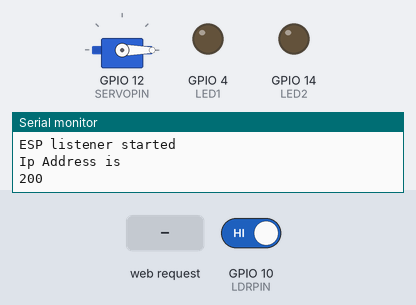
Recording of a sketch running on a simulated ESP8266 (NodeMCU). Shown: servo, output pins drawn as LEDs (lit = HIGH), the last lines printed to the serial monitor. The test bench sets the inputs (shaded band); at power-on: GPIO 10 (LDRPIN) HIGH. WiFi joins after 1.5 s; servers stay silent unless stated; uploads are accepted with an empty reply.

Above: at 1.7 s.
1.8 s: GPIO 10 (LDRPIN) driven LOW
At 3.2 s:
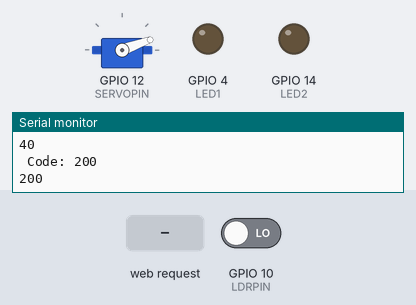
At 6.0 s:
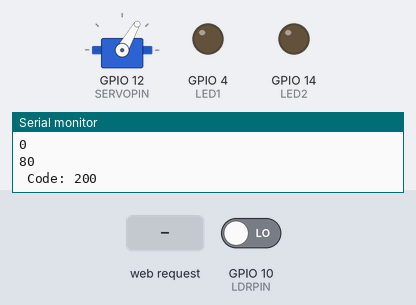
7.4 s: HTTP request GET /false received
At 9.9 s:
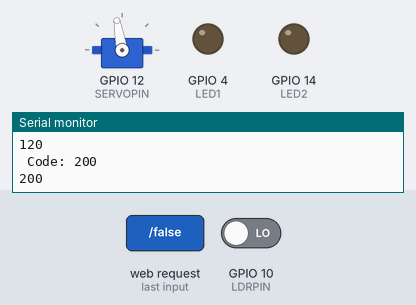
13.0 s: HTTP request GET /true received
17.0 s: HTTP request GET /LAMP_0 received
Timing chart, 0 to 20.0 s (numbered marks = the images above; inputs shaded):
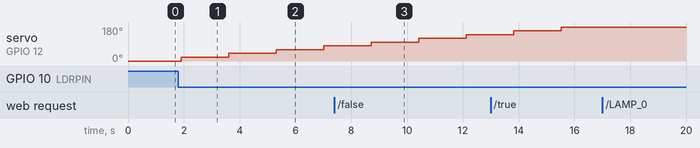

The sketch:

Goal5_OM2M_K_N_S_Sri_Harsha.ino
```cpp
#include<ESP8266HTTPClient.h>              //Including the necessary Libraries
#include <ESP8266WiFi.h>
#include<Servo.h>

#define MAIN_SSID "HARSHA"                //Wifi Credentials
#define MAIN_PASS "welcome123"

#define CSE_IP "192.168.43.92"            //OM2M Server Details
#define CSE_PORT    8080
#define HTTPS     false
#define OM2M_ORGIN    "admin:admin"
#define OM2M_MN     "/~/mn-cse/mn-name/"
#define OM2M_AE_0     "LAMP_0"
#define OM2M_AE_1     "LAMP_1"
#define OM2M_AE_2     "SENSOR_ACTUATOR"
#define OM2M_DATA_CONT  "DATA"
#define LISTENER_PORT  8000

#define LDRPIN 10                         //Sensor Pin
#define SERVOPIN 12                       //Actuator Pin

#define LED1 4                            //LED Pins
#define LED2 14

WiFiServer listener(LISTENER_PORT);
HTTPClient http;
Servo servo;

void setup()
{
   Serial.begin(115200);
   Serial.println("Connecting to "+ String()+ MAIN_SSID);
   WiFi.begin(MAIN_SSID, MAIN_PASS);
   Serial.println("Connection Successful");
   listener.begin(LISTENER_PORT);
   Serial.println("ESP listener started");
   Serial.println("Ip Address is"+WiFi.localIP());
   delay(500);
   pinMode(LED1,OUTPUT);
   pinMode(LED2,OUTPUT);
   pinMode(LDRPIN,INPUT);
   pinMode(SERVOPIN, OUTPUT);
   servo.attach(SERVOPIN);
   servo.write(0);
}
void loop(){
listener.begin(LISTENER_PORT);
WiFiClient client = listener.available();
//To send Lamps State to Server
   //Lamp-0 Object
   String server="http://" + String() + CSE_IP + ":" + String() + CSE_PORT + String()+OM2M_MN;
   http.begin(server + String() +OM2M_AE_0 + "/" + OM2M_DATA_CONT + "/");
   http.addHeader("X-M2M-Origin", OM2M_ORGIN);
   http.addHeader("Content-Type", "application/json;ty=23");
   http.addHeader("Content-Length", "100");
   String req_data = String() + "{\"m2m:sub\": {"
     + "\"rn\": \"led_sub_test\""+","
     + "\"nu\": \"" + "http://"+WiFi.localIP().toString()+":"+LISTENER_PORT + "\","
     + "\"nct\": \"2\""
     + "}}";
   int x=http.POST(req_data);
   http.end();
   //Lamp-1 Object
   http.begin(server + String() +OM2M_AE_1 + "/" + OM2M_DATA_CONT + "/");
   http.addHeader("X-M2M-Origin", OM2M_ORGIN);
   http.addHeader("Content-Type", "application/json;ty=23");
   http.addHeader("Content-Length", "100");
   req_data = String() + "{\"m2m:sub\": {"
     + "\"rn\": \"led_sub_test\""+","
     + "\"nu\": \"" + "http://"+WiFi.localIP().toString()+":"+LISTENER_PORT + "\","
     + "\"nct\": \"2\""
     + "}}";
   x =http.POST(req_data);
   Serial.println(x);
   http.end();
String w=client.readString();                   //Logic to control the Lamps
Serial.println(w);
int a=w.indexOf("false");
int b=w.indexOf("true");
int c=w.indexOf("LAMP_0");
int d=w.indexOf("LAMP_1");

if(b>0)
{
  if(c>0)
  {
  digitalWrite(LED1,HIGH);
  Serial.println("Light-1 ON");
  }
  else if(d>0)
  {
  digitalWrite(LED2,HIGH);
  Serial.println("Light-2 ON");
  }
}
else if(a>0)
{
  if(c>0)
  {
  digitalWrite(LED1,LOW);
  Serial.println("Light-1 OFF");
  }
  else if(d>0)
  {
  digitalWrite(LED2,LOW);
  Serial.println("Light-2 OFF");
  }
}
int light=digitalRead(LDRPIN);                //LDR and Servo Functionality
Serial.println(light);
static int i=20, j=0, k=0;
if(light==0)
{
  if(j==0)
  {
  servo.write(i);
  i+=20;
  }
Serial.println(i);
  if(i>180)
  {
    Serial.println("Max Angle Reached");
    j++;
  }
}
//To send LDR and Servo Data to Server
//Constructing the URL based on these parameters.
String data ="["+ String(light) +","+ String(i) +"]";
String server1 = "http://" + String() + CSE_IP + ":" + String() + CSE_PORT + String()+OM2M_MN;
String URL= server1 + String() +OM2M_AE_2 + "/" + OM2M_DATA_CONT + "/";
http.begin(URL);

//Attaching the headers before sending the request

http.addHeader("X-M2M-Origin", OM2M_ORGIN);
http.addHeader("Content-Type", "application/json;ty=4");
http.addHeader("Content-Length", "100");

//Constructing the request with the data values of all the three sensor values
//Here data parameters are combined as a String Object.

String req_data1 = String() + "{\"m2m:cin\": {"+ "\"con\": \"" + data + "\","+ "\"rn\": \"" + "cin_"+String(k++)+ "\","+ "\"cnf\": \"text\""+ "}}";

//Publishing the Data

int Response_code = http.POST(req_data1);
http.end();

Serial.print(" Code: ");
Serial.println(Response_code);
client.flush();
// Send HTTP response to the client
String s = "HTTP/1.1 200 OK\r\n";
client.print(s);
delay(100);
}
```

Measured:
- after the input at 1.8 s, servo on GPIO 12 (SERVOPIN): 0° → 20° after 0.10 s, → 40° 1.7 s later, → 60° 1.7 s later, → 80° 1.7 s later
